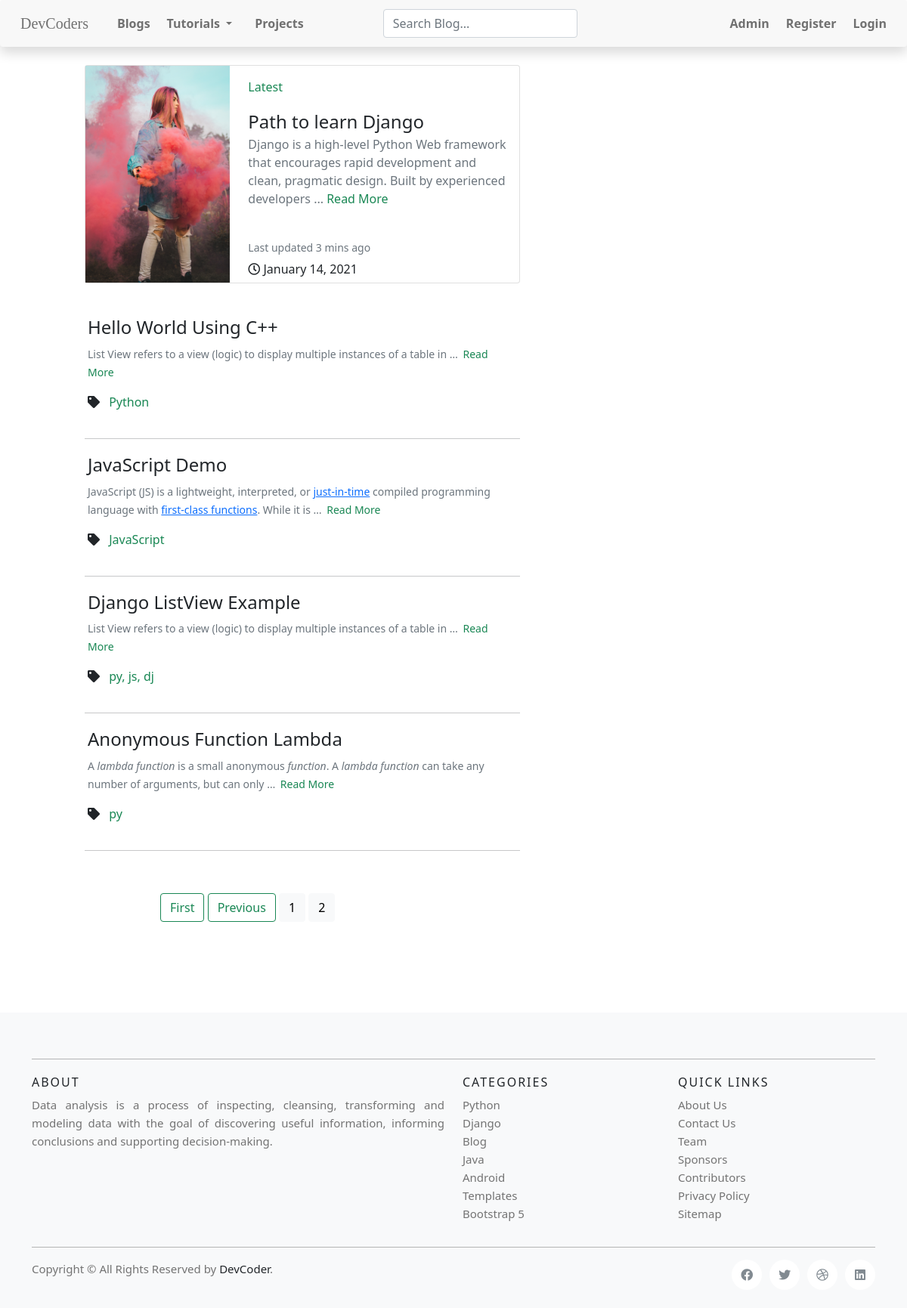
/bloglist/?page=2, run on the app's committed database.
### blog/models.py (models this page shows, shortened)
class BlogDB(models.Model):
    description = models.CharField(max_length=200)
    keywords = MultiSelectField(choices=keyword_choices, max_choices=3)
    author = models.CharField(
        max_length=50, default='http://sdt-inc.github.io/')
    title = models.CharField(max_length=200)
    slug = models.SlugField(max_length=200, null=True, blank=True, unique=True)
    tag = MultiSelectField(choices=keyword_choices, max_choices=3)
    writer_name = MultiSelectField(
        choices=writer_choices, max_choices=1)
    date = models.DateField(auto_now=timezone.now())
    body = RichTextUploadingField(config_name='special', blank=True, null=True)
    related_page_link = models.CharField(max_length=200)

### blog/views.py (the view)
# urls.py: path('bloglist/', views.BlogListView.as_view(), name='blog_list'),
class BlogListView(ListView):
    model = BlogDB
    paginate_by = 5
    ordering = ['-date']
    template_name = 'blog/blog-list.html'
    def get_context_data(self, **kwargs):
        print("call list view ----------")
        context = super().get_context_data(**kwargs)
        context['current_url'] = 'blog_list'
        return context

### blog/templates/blog/blog-list.html (shortened to what this page needs)
{% extends 'blog/base.html' %}
{% load static %}
{% block bloglistview %}
<div class="row">
    <div class="col-md-1"></div>
    <div class="col-md-6 col-sm-6 col-xs-12">
        <div class="card mb-3" style="max-width: 100%">
            <div class="row g-0">
                <div class="col-md-4">
                    <img src="{% static 'blog/img/django.jpg' %}" alt="..." class="img-fluid" />
                </div>
                <div class="pl-2 col-md-8" style="position: relative;">
                    <div class="card-body">
                        <p><a class="text-decoration-none text-success" href="#">Latest</a></p>
                        <a href="#" class="text-decoration-none fs-4 text-dark">Path to learn Django</a>
                        <p class="text-muted">
                            Django is a high-level Python Web framework that encourages rapid development and
                            clean,
                            pragmatic design. Built by
                            experienced developers ...
                            <a class="text-decoration-none text-success" href="#">Read More</a>
                        </p>
                        <br>
                        <p class="card-text">
                            <small class="text-muted">Last updated 3 mins ago</small>
                        </p>
                        <time style="position: absolute; bottom: 2%; left: 10;"><i class="far fa-clock"></i>
                            January 14, 2021</time>
                    </div>
                </div>
            </div>
        </div>
        <br>
        {% for blog in object_list %}
        <div class="shadow-none p-1">
            <a class="text-decoration-none font-weight-light text-success"
                href="{% url 'blog-detail' slug=blog.slug %}">
                <h4 class="card-title text-capitalize text-dark">{{ blog.title }}</h4>
            </a>
            <small class="font-weight-light text-justify text-muted"> {{ blog.body | truncatewords:15 | safe }}
                <a href="{% url 'blog-detail' slug=blog.slug %}" class="text-decoration-none text-success zoom">Read
                    More</a>
            </small>
            <div class="row">
                <ul style="display: inline;">
                    <li class="pr-2" style="display: inline;"><i class="fas fa-tag"></i></li>
                    <li class="pr-2" style="display: inline;"><a class="text-decoration-none text-success" href="#">
                            {{ blog.get_tag_display|cut:'0' }}
                        </a>
                    </li>
                </ul>
            </div>
        </div>
        <hr>
        {% endfor %}
    </div>
</div>
{% endblock bloglistview %}

### blog/static/blog/css/main.css (style rules this page uses)
* { margin: 0; padding: 0; background: transparent; }
body { font-family: Roboto, sans-serif; text-rendering: optimizeLegibility; background-color: #f3f2ef; background: transparent; background-repeat: no-repeat,repeat; background-size: cover; }
.zoom { padding: 3px; transition: transform .2s; margin: 0 auto; }

### data on the page
BlogDB: title "Hello World Using C++", body "List View refers to a view (logic) to display multiple instances of a table in …", tag "Python"
BlogDB: title "JavaScript Demo", body "JavaScript ( JS ) is a lightweight, interpreted, or just-in-time compiled programming language with first-class functions . While it is …", tag "JavaScript"
BlogDB: title "Django ListView Example", body "List View refers to a view (logic) to display multiple instances of a table in …", tag "py, js, dj"
BlogDB: title "Anonymous Function Lambda", body "A lambda function is a small anonymous function . A lambda function can take any number of arguments, but can only …", tag "py"

### other printed values
{{ num }} "1"
{{ num }} "2"
